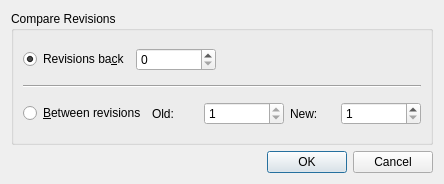
<?xml version="1.0" encoding="UTF-8"?>
<ui version="4.0">
 <class>CompareHistoryUi</class>
 <widget class="QWidget" name="CompareHistoryUi">
  <property name="geometry">
   <rect>
    <x>0</x>
    <y>0</y>
    <width>444</width>
    <height>184</height>
   </rect>
  </property>
  <property name="windowTitle">
   <string/>
  </property>
  <property name="sizeGripEnabled" stdset="0">
   <bool>true</bool>
  </property>
  <layout class="QVBoxLayout" name="verticalLayout">
   <item>
    <widget class="QGroupBox" name="groupBox">
     <property name="title">
      <string>Compare Revisions</string>
     </property>
     <property name="flat">
      <bool>true</bool>
     </property>
     <layout class="QVBoxLayout" name="verticalLayout_2">
      <item>
       <layout class="QHBoxLayout" name="horizontalLayout_2">
        <item>
         <widget class="QRadioButton" name="revbackRB">
          <property name="text">
           <string>Revisions ba&amp;ck</string>
          </property>
          <property name="checked">
           <bool>true</bool>
          </property>
         </widget>
        </item>
        <item>
         <widget class="QSpinBox" name="revbackSB">
          <property name="sizePolicy">
           <sizepolicy hsizetype="Fixed" vsizetype="Fixed">
            <horstretch>0</horstretch>
            <verstretch>0</verstretch>
           </sizepolicy>
          </property>
          <property name="minimumSize">
           <size>
            <width>80</width>
            <height>0</height>
           </size>
          </property>
          <property name="minimum">
           <number>0</number>
          </property>
         </widget>
        </item>
        <item>
         <spacer name="horizontalSpacer">
          <property name="orientation">
           <enum>Qt::Horizontal</enum>
          </property>
          <property name="sizeHint" stdset="0">
           <size>
            <width>40</width>
            <height>20</height>
           </size>
          </property>
         </spacer>
        </item>
       </layout>
      </item>
      <item>
       <widget class="Line" name="line">
        <property name="orientation">
         <enum>Qt::Horizontal</enum>
        </property>
       </widget>
      </item>
      <item>
       <layout class="QHBoxLayout" name="horizontalLayout">
        <item>
         <widget class="QRadioButton" name="betweenrevRB">
          <property name="text">
           <string>&amp;Between revisions</string>
          </property>
         </widget>
        </item>
        <item>
         <widget class="QLabel" name="oldL">
          <property name="sizePolicy">
           <sizepolicy hsizetype="Minimum" vsizetype="Preferred">
            <horstretch>0</horstretch>
            <verstretch>0</verstretch>
           </sizepolicy>
          </property>
          <property name="text">
           <string>Old:</string>
          </property>
         </widget>
        </item>
        <item>
         <widget class="QSpinBox" name="rev1SB">
          <property name="sizePolicy">
           <sizepolicy hsizetype="Fixed" vsizetype="Fixed">
            <horstretch>0</horstretch>
            <verstretch>0</verstretch>
           </sizepolicy>
          </property>
          <property name="minimumSize">
           <size>
            <width>80</width>
            <height>0</height>
           </size>
          </property>
          <property name="minimum">
           <number>1</number>
          </property>
          <property name="maximum">
           <number>1</number>
          </property>
         </widget>
        </item>
        <item>
         <widget class="QLabel" name="newL">
          <property name="sizePolicy">
           <sizepolicy hsizetype="Minimum" vsizetype="Preferred">
            <horstretch>0</horstretch>
            <verstretch>0</verstretch>
           </sizepolicy>
          </property>
          <property name="text">
           <string>New:</string>
          </property>
         </widget>
        </item>
        <item>
         <widget class="QSpinBox" name="rev2SB">
          <property name="sizePolicy">
           <sizepolicy hsizetype="Fixed" vsizetype="Fixed">
            <horstretch>0</horstretch>
            <verstretch>0</verstretch>
           </sizepolicy>
          </property>
          <property name="minimumSize">
           <size>
            <width>80</width>
            <height>0</height>
           </size>
          </property>
          <property name="minimum">
           <number>1</number>
          </property>
         </widget>
        </item>
       </layout>
      </item>
     </layout>
    </widget>
   </item>
   <item>
    <layout class="QHBoxLayout" name="horizontalLayout_3">
     <item>
      <widget class="QDialogButtonBox" name="buttonBox">
       <property name="standardButtons">
        <set>QDialogButtonBox::Cancel|QDialogButtonBox::Ok</set>
       </property>
      </widget>
     </item>
    </layout>
   </item>
  </layout>
 </widget>
 <includes>
  <include location="local">qt_i18n.h</include>
 </includes>
 <resources/>
 <connections/>
</ui>
